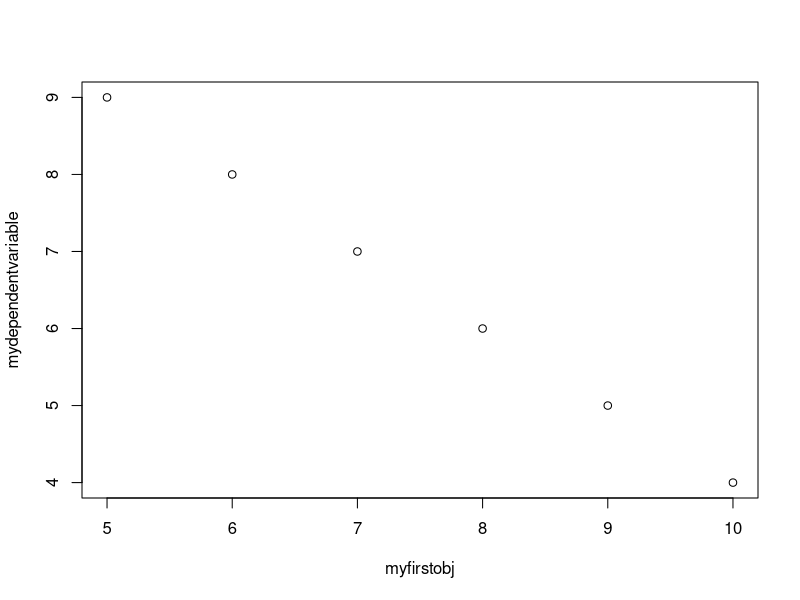

Write the R code that produced this figure.
myfirstobj = 5:10
mysecondobj = 10:5
mydependentvariable = mysecondobj - 1
plot(myfirstobj, mydependentvariable)
install.packages("tidyverse")
